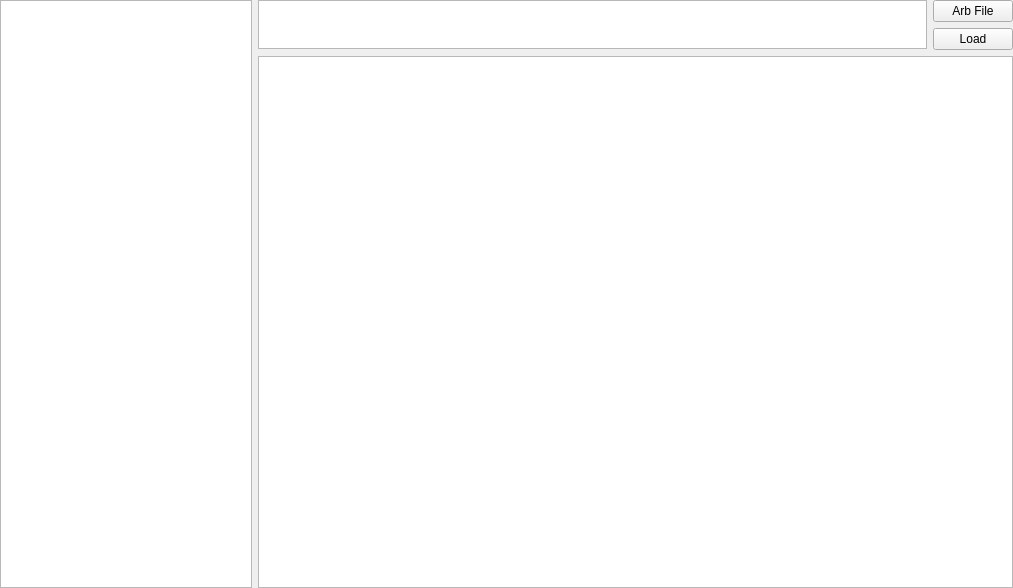
<?xml version="1.0" encoding="UTF-8"?>
<ui version="4.0">
 <class>Q_ARB_Widget</class>
 <widget class="QWidget" name="Q_ARB_Widget">
  <property name="geometry">
   <rect>
    <x>0</x>
    <y>0</y>
    <width>1013</width>
    <height>588</height>
   </rect>
  </property>
  <property name="windowTitle">
   <string>Form</string>
  </property>
  <layout class="QHBoxLayout" name="horizontalLayout_25" stretch="1,3">
   <property name="leftMargin">
    <number>0</number>
   </property>
   <property name="topMargin">
    <number>0</number>
   </property>
   <property name="rightMargin">
    <number>0</number>
   </property>
   <property name="bottomMargin">
    <number>0</number>
   </property>
   <item>
    <layout class="QVBoxLayout" name="verticalLayout_7">
     <property name="spacing">
      <number>0</number>
     </property>
     <property name="topMargin">
      <number>0</number>
     </property>
     <property name="bottomMargin">
      <number>0</number>
     </property>
     <item>
      <widget class="Q_Config_Table_View" name="tableView_Config"/>
     </item>
    </layout>
   </item>
   <item>
    <layout class="QVBoxLayout" name="verticalLayout_6" stretch="0,0">
     <property name="topMargin">
      <number>0</number>
     </property>
     <property name="bottomMargin">
      <number>0</number>
     </property>
     <item>
      <layout class="QHBoxLayout" name="horizontalLayout_23">
       <item>
        <widget class="QPlainTextEdit" name="plainTextEditPath">
         <property name="sizePolicy">
          <sizepolicy hsizetype="Expanding" vsizetype="Fixed">
           <horstretch>0</horstretch>
           <verstretch>0</verstretch>
          </sizepolicy>
         </property>
         <property name="minimumSize">
          <size>
           <width>0</width>
           <height>0</height>
          </size>
         </property>
         <property name="maximumSize">
          <size>
           <width>16777215</width>
           <height>49</height>
          </size>
         </property>
        </widget>
       </item>
       <item>
        <layout class="QVBoxLayout" name="verticalLayout_5">
         <item>
          <widget class="QPushButton" name="pushButtonSelArbFile">
           <property name="text">
            <string>Arb File</string>
           </property>
          </widget>
         </item>
         <item>
          <widget class="QPushButton" name="pushButtonLoad">
           <property name="enabled">
            <bool>true</bool>
           </property>
           <property name="text">
            <string>Load</string>
           </property>
          </widget>
         </item>
        </layout>
       </item>
      </layout>
     </item>
     <item>
      <widget class="QPlainTextEdit" name="plainTextEditInfo"/>
     </item>
    </layout>
   </item>
  </layout>
 </widget>
 <customwidgets>
  <customwidget>
   <class>Q_Config_Table_View</class>
   <extends>QTableView</extends>
   <header>config_table.h</header>
  </customwidget>
 </customwidgets>
 <resources/>
 <connections/>
</ui>
